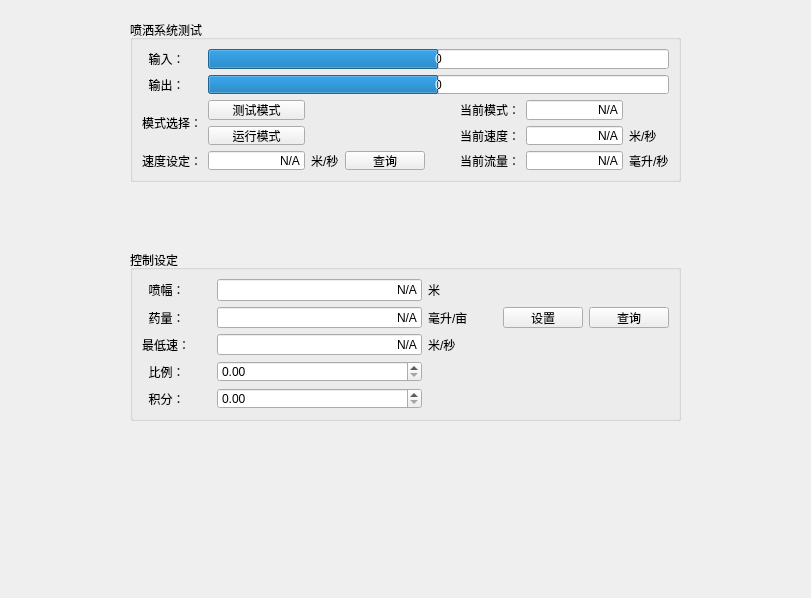
<?xml version="1.0" encoding="UTF-8"?>
<ui version="4.0">
 <class>QSplashWidget</class>
 <widget class="QWidget" name="QSplashWidget">
  <property name="geometry">
   <rect>
    <x>0</x>
    <y>0</y>
    <width>811</width>
    <height>598</height>
   </rect>
  </property>
  <property name="windowTitle">
   <string>Form</string>
  </property>
  <widget class="QGroupBox" name="groupBox_99">
   <property name="geometry">
    <rect>
     <x>130</x>
     <y>250</y>
     <width>551</width>
     <height>171</height>
    </rect>
   </property>
   <property name="title">
    <string>控制设定</string>
   </property>
   <layout class="QGridLayout" name="gridLayout_31">
    <item row="0" column="4">
     <widget class="QLabel" name="label_288">
      <property name="text">
       <string>米</string>
      </property>
     </widget>
    </item>
    <item row="2" column="4">
     <widget class="QLabel" name="label_289">
      <property name="text">
       <string>米/秒</string>
      </property>
     </widget>
    </item>
    <item row="3" column="0">
     <widget class="QLabel" name="label_SPRAYP">
      <property name="text">
       <string>  比例：</string>
      </property>
     </widget>
    </item>
    <item row="1" column="0">
     <widget class="QLabel" name="label_285">
      <property name="text">
       <string>  药量：</string>
      </property>
     </widget>
    </item>
    <item row="1" column="5">
     <widget class="QPushButton" name="pushButton_SPRAYSET">
      <property name="text">
       <string>设置</string>
      </property>
     </widget>
    </item>
    <item row="1" column="6">
     <widget class="QPushButton" name="pushButton_SPRAYASK">
      <property name="text">
       <string>查询</string>
      </property>
     </widget>
    </item>
    <item row="2" column="0">
     <widget class="QLabel" name="label_286">
      <property name="text">
       <string>最低速：</string>
      </property>
     </widget>
    </item>
    <item row="0" column="1" colspan="3">
     <widget class="QLineEdit" name="lineEdit_SPRAY_RANGE">
      <property name="text">
       <string>N/A</string>
      </property>
      <property name="alignment">
       <set>Qt::AlignRight|Qt::AlignTrailing|Qt::AlignVCenter</set>
      </property>
     </widget>
    </item>
    <item row="2" column="1" colspan="3">
     <widget class="QLineEdit" name="lineEdit_SPRAY_LOW_V">
      <property name="text">
       <string>N/A</string>
      </property>
      <property name="alignment">
       <set>Qt::AlignRight|Qt::AlignTrailing|Qt::AlignVCenter</set>
      </property>
     </widget>
    </item>
    <item row="1" column="4">
     <widget class="QLabel" name="label_287">
      <property name="text">
       <string>毫升/亩</string>
      </property>
     </widget>
    </item>
    <item row="0" column="0">
     <widget class="QLabel" name="label_152">
      <property name="text">
       <string>  喷幅：</string>
      </property>
     </widget>
    </item>
    <item row="1" column="1" colspan="3">
     <widget class="QLineEdit" name="lineEdit_SPRAY_AVE">
      <property name="text">
       <string>N/A</string>
      </property>
      <property name="alignment">
       <set>Qt::AlignRight|Qt::AlignTrailing|Qt::AlignVCenter</set>
      </property>
     </widget>
    </item>
    <item row="4" column="0">
     <widget class="QLabel" name="label_SPRAYI">
      <property name="text">
       <string>  积分：</string>
      </property>
     </widget>
    </item>
    <item row="3" column="1" colspan="3">
     <widget class="QDoubleSpinBox" name="doubleSpinBox_SPRAYP"/>
    </item>
    <item row="4" column="1" colspan="3">
     <widget class="QDoubleSpinBox" name="doubleSpinBox_SPRAYI"/>
    </item>
   </layout>
  </widget>
  <widget class="QGroupBox" name="groupBox_39">
   <property name="geometry">
    <rect>
     <x>130</x>
     <y>20</y>
     <width>551</width>
     <height>162</height>
    </rect>
   </property>
   <property name="title">
    <string>喷洒系统测试</string>
   </property>
   <layout class="QGridLayout" name="gridLayout_17">
    <item row="4" column="3">
     <widget class="QPushButton" name="pushButton_SPRAY_VSET">
      <property name="text">
       <string>查询</string>
      </property>
     </widget>
    </item>
    <item row="0" column="0">
     <widget class="QLabel" name="label_142">
      <property name="text">
       <string>  输入：</string>
      </property>
     </widget>
    </item>
    <item row="0" column="1" colspan="8">
     <widget class="QProgressBar" name="progressBar_SPRAY_INPUT">
      <property name="minimum">
       <number>-100</number>
      </property>
      <property name="value">
       <number>0</number>
      </property>
      <property name="format">
       <string>%v</string>
      </property>
     </widget>
    </item>
    <item row="1" column="0">
     <widget class="QLabel" name="label_143">
      <property name="text">
       <string>  输出：</string>
      </property>
     </widget>
    </item>
    <item row="1" column="1" colspan="8">
     <widget class="QProgressBar" name="progressBar_SPRAY_OUTPUT">
      <property name="minimum">
       <number>-100</number>
      </property>
      <property name="value">
       <number>0</number>
      </property>
      <property name="format">
       <string>%v</string>
      </property>
     </widget>
    </item>
    <item row="2" column="6">
     <widget class="QLabel" name="label_145">
      <property name="text">
       <string>当前模式：</string>
      </property>
     </widget>
    </item>
    <item row="2" column="7">
     <widget class="QLineEdit" name="lineEdit_SPRAY_MODE">
      <property name="text">
       <string>N/A</string>
      </property>
      <property name="alignment">
       <set>Qt::AlignRight|Qt::AlignTrailing|Qt::AlignVCenter</set>
      </property>
     </widget>
    </item>
    <item row="3" column="6">
     <widget class="QLabel" name="label_148">
      <property name="text">
       <string>当前速度：</string>
      </property>
     </widget>
    </item>
    <item row="3" column="7">
     <widget class="QLineEdit" name="lineEdit_SPRAY_V">
      <property name="text">
       <string>N/A</string>
      </property>
      <property name="alignment">
       <set>Qt::AlignRight|Qt::AlignTrailing|Qt::AlignVCenter</set>
      </property>
     </widget>
    </item>
    <item row="3" column="8">
     <widget class="QLabel" name="label_150">
      <property name="text">
       <string>米/秒</string>
      </property>
     </widget>
    </item>
    <item row="4" column="0">
     <widget class="QLabel" name="label_146">
      <property name="text">
       <string>速度设定：</string>
      </property>
     </widget>
    </item>
    <item row="4" column="1">
     <widget class="QLineEdit" name="lineEdit_SPRAY_VSET">
      <property name="text">
       <string>N/A</string>
      </property>
      <property name="alignment">
       <set>Qt::AlignRight|Qt::AlignTrailing|Qt::AlignVCenter</set>
      </property>
     </widget>
    </item>
    <item row="4" column="5">
     <spacer name="horizontalSpacer_3">
      <property name="orientation">
       <enum>Qt::Horizontal</enum>
      </property>
      <property name="sizeHint" stdset="0">
       <size>
        <width>28</width>
        <height>19</height>
       </size>
      </property>
     </spacer>
    </item>
    <item row="4" column="6">
     <widget class="QLabel" name="label_149">
      <property name="text">
       <string>当前流量：</string>
      </property>
     </widget>
    </item>
    <item row="4" column="7">
     <widget class="QLineEdit" name="lineEdit_SPRAY_FLOW">
      <property name="text">
       <string>N/A</string>
      </property>
      <property name="alignment">
       <set>Qt::AlignRight|Qt::AlignTrailing|Qt::AlignVCenter</set>
      </property>
     </widget>
    </item>
    <item row="4" column="8">
     <widget class="QLabel" name="label_151">
      <property name="text">
       <string>毫升/秒</string>
      </property>
     </widget>
    </item>
    <item row="2" column="0" rowspan="2">
     <widget class="QLabel" name="label_144">
      <property name="text">
       <string>模式选择：</string>
      </property>
     </widget>
    </item>
    <item row="4" column="2">
     <widget class="QLabel" name="label_147">
      <property name="text">
       <string>米/秒</string>
      </property>
     </widget>
    </item>
    <item row="3" column="1">
     <widget class="QPushButton" name="pushButton_SPRAY_RUNMODE">
      <property name="text">
       <string>运行模式</string>
      </property>
     </widget>
    </item>
    <item row="2" column="1">
     <widget class="QPushButton" name="pushButton_SPRAY_TESTMODE">
      <property name="text">
       <string>测试模式</string>
      </property>
     </widget>
    </item>
   </layout>
  </widget>
 </widget>
 <resources/>
 <connections/>
</ui>
